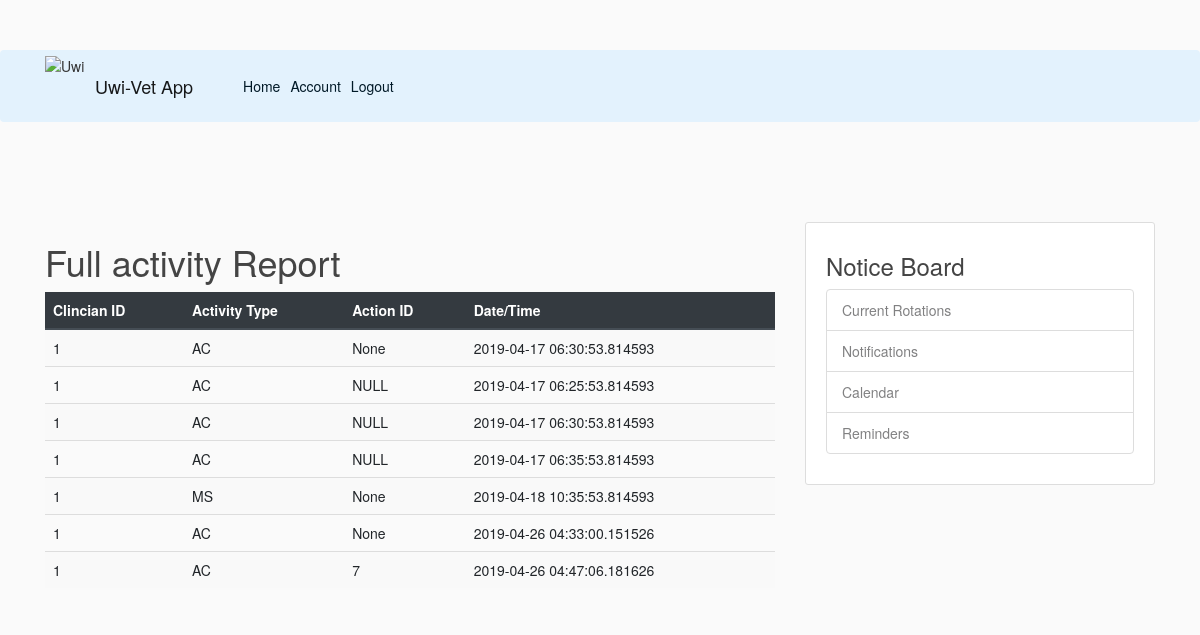
The app's page /activity (signed in), older data.
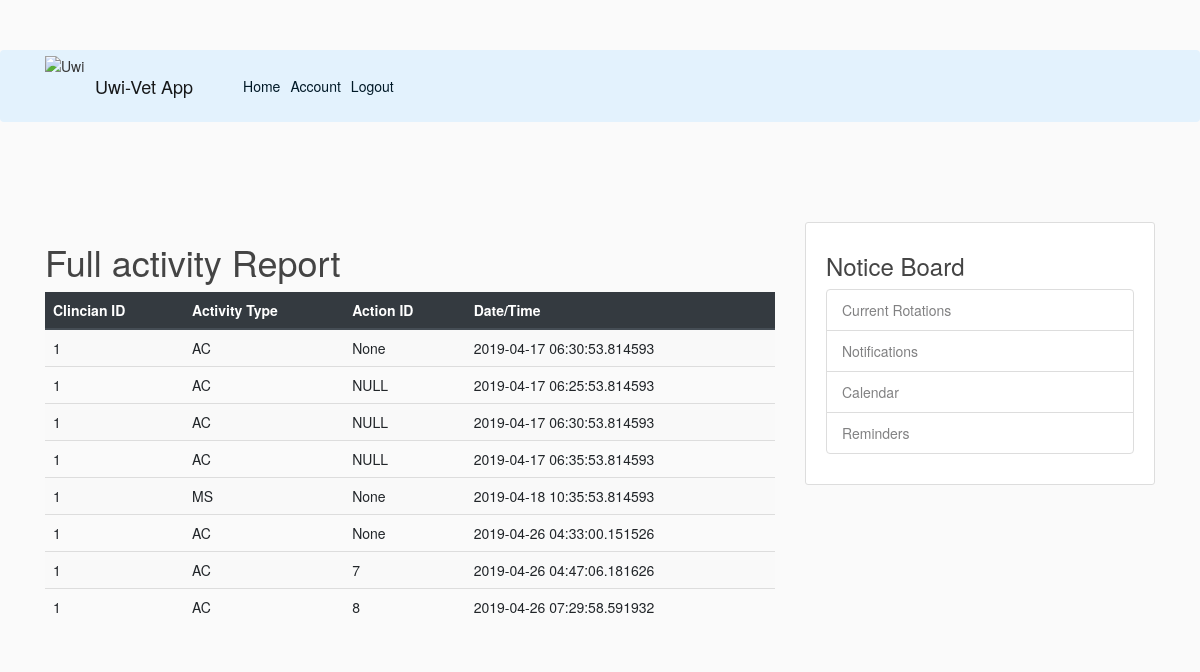
The same page, newer data.
### flaskblog/models.py (models this page shows, shortened)
class Activity(db.Model):
    id = db.Column(db.Integer, primary_key = True, autoincrement=True)
    activityType = db.Column(db.String(10))
    actionID = db.Column(db.Integer)
    clincianID = db.Column(db.Integer)
    timestamp = db.Column(db.DateTime, nullable=False, default=datetime.utcnow)

### flaskblog/routes.py (the view)
@app.route("/activity", methods=['GET'])
@login_required
def activity():
    records = Activity.query.all()
    return render_template('activity.html', title='Activity.html', Activity=records)

### flaskblog/models.py (called while the page is built)
@login_manager.user_loader
def load_user(user_id):
    return User2.query.get(int(user_id))

### flaskblog/templates/activity.html
{% extends "layout.html" %}
{% block content%}
    <h1>Full activity Report</h1>
    <div class="row">
        <div class="col">
            <table class="table table-striped table-hover">
                <thead class="thead-dark">
                    <tr>
                        <th>Clincian ID</th><th>Activity Type</th><th>Action ID</th><th>Date/Time</th>
                    </tr>
                </thead>
                <tbody>
                    {% for val in Activity %}
                    <tr>
                        <td>{{val.clincianID}}</td>
                        <td>{{val.activityType}}</td>
                        <td>{{val.actionID}}</td>
                        <td>{{val.timestamp}}</td>
                    </tr>
                    {% endfor %}
                </tbody>
            </table>
        </div>
    </div>
{% endblock content %}

Row changes from the older to the newer data that the page shows:
added Activity: clincianID "1", activityType "AC", actionID "8", timestamp "2019-04-26 07:29:58.591932"
